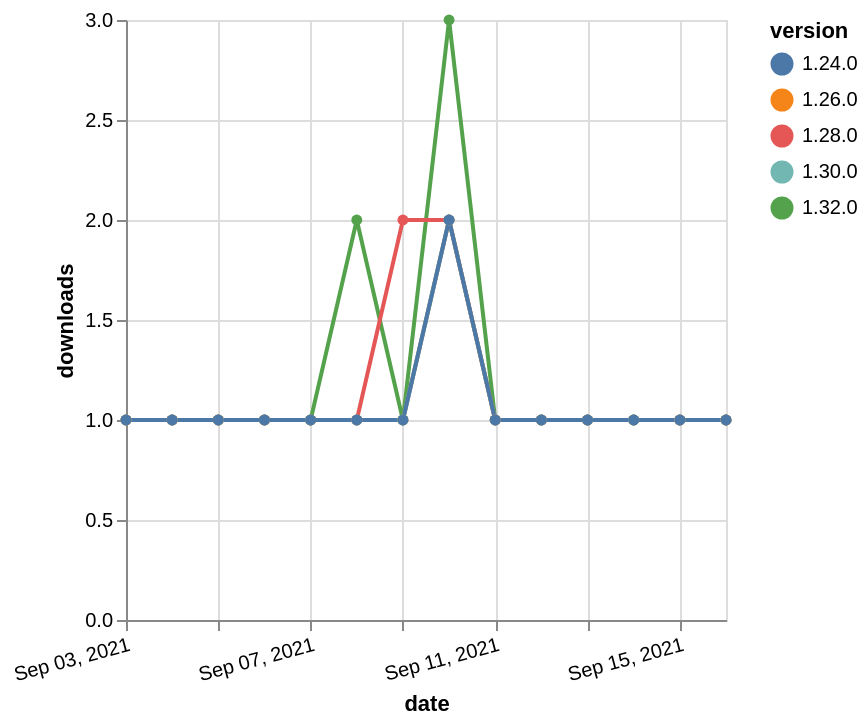

The specification (Vega-Lite) saved for this image:
### Vega-Lite specification from a JSON file in a GitHub repository (floating-point values rounded to 4 significant figures)
{"$schema": "https://vega.github.io/schema/vega-lite/v5.json", "description": "A simple bar chart with embedded data.", "data": {"values": [{"date": "2021-09-03", "total": 193, "delta": 1, "version": "1.32.0"}, {"date": "2021-09-04", "total": 194, "delta": 1, "version": "1.32.0"}, {"date": "2021-09-05", "total": 195, "delta": 1, "version": "1.32.0"}, {"date": "2021-09-06", "total": 196, "delta": 1, "version": "1.32.0"}, {"date": "2021-09-07", "total": 197, "delta": 1, "version": "1.32.0"}, {"date": "2021-09-08", "total": 199, "delta": 2, "version": "1.32.0"}, {"date": "2021-09-09", "total": 200, "delta": 1, "version": "1.32.0"}, {"date": "2021-09-10", "total": 203, "delta": 3, "version": "1.32.0"}, {"date": "2021-09-11", "total": 204, "delta": 1, "version": "1.32.0"}, {"date": "2021-09-12", "total": 205, "delta": 1, "version": "1.32.0"}, {"date": "2021-09-13", "total": 206, "delta": 1, "version": "1.32.0"}, {"date": "2021-09-14", "total": 207, "delta": 1, "version": "1.32.0"}, {"date": "2021-09-15", "total": 208, "delta": 1, "version": "1.32.0"}, {"date": "2021-09-16", "total": 209, "delta": 1, "version": "1.32.0"}, {"date": "2021-09-03", "total": 199, "delta": 1, "version": "1.28.0"}, {"date": "2021-09-04", "total": 200, "delta": 1, "version": "1.28.0"}, {"date": "2021-09-05", "total": 201, "delta": 1, "version": "1.28.0"}, {"date": "2021-09-06", "total": 202, "delta": 1, "version": "1.28.0"}, {"date": "2021-09-07", "total": 203, "delta": 1, "version": "1.28.0"}, {"date": "2021-09-08", "total": 204, "delta": 1, "version": "1.28.0"}, {"date": "2021-09-09", "total": 206, "delta": 2, "version": "1.28.0"}, {"date": "2021-09-10", "total": 208, "delta": 2, "version": "1.28.0"}, {"date": "2021-09-11", "total": 209, "delta": 1, "version": "1.28.0"}, {"date": "2021-09-12", "total": 210, "delta": 1, "version": "1.28.0"}, {"date": "2021-09-13", "total": 211, "delta": 1, "version": "1.28.0"}, {"date": "2021-09-14", "total": 212, "delta": 1, "version": "1.28.0"}, {"date": "2021-09-15", "total": 213, "delta": 1, "version": "1.28.0"}, {"date": "2021-09-16", "total": 214, "delta": 1, "version": "1.28.0"}, {"date": "2021-09-03", "total": 194, "delta": 1, "version": "1.26.0"}, {"date": "2021-09-04", "total": 195, "delta": 1, "version": "1.26.0"}, {"date": "2021-09-05", "total": 196, "delta": 1, "version": "1.26.0"}, {"date": "2021-09-06", "total": 197, "delta": 1, "version": "1.26.0"}, {"date": "2021-09-07", "total": 198, "delta": 1, "version": "1.26.0"}, {"date": "2021-09-08", "total": 199, "delta": 1, "version": "1.26.0"}, {"date": "2021-09-09", "total": 200, "delta": 1, "version": "1.26.0"}, {"date": "2021-09-10", "total": 202, "delta": 2, "version": "1.26.0"}, {"date": "2021-09-11", "total": 203, "delta": 1, "version": "1.26.0"}, {"date": "2021-09-12", "total": 204, "delta": 1, "version": "1.26.0"}, {"date": "2021-09-13", "total": 205, "delta": 1, "version": "1.26.0"}, {"date": "2021-09-14", "total": 206, "delta": 1, "version": "1.26.0"}, {"date": "2021-09-15", "total": 207, "delta": 1, "version": "1.26.0"}, {"date": "2021-09-16", "total": 208, "delta": 1, "version": "1.26.0"}, {"date": "2021-09-03", "total": 161, "delta": 1, "version": "1.30.0"}, {"date": "2021-09-04", "total": 162, "delta": 1, "version": "1.30.0"}, {"date": "2021-09-05", "total": 163, "delta": 1, "version": "1.30.0"}, {"date": "2021-09-06", "total": 164, "delta": 1, "version": "1.30.0"}, {"date": "2021-09-07", "total": 165, "delta": 1, "version": "1.30.0"}, {"date": "2021-09-08", "total": 166, "delta": 1, "version": "1.30.0"}, {"date": "2021-09-09", "total": 167, "delta": 1, "version": "1.30.0"}, {"date": "2021-09-10", "total": 169, "delta": 2, "version": "1.30.0"}, {"date": "2021-09-11", "total": 170, "delta": 1, "version": "1.30.0"}, {"date": "2021-09-12", "total": 171, "delta": 1, "version": "1.30.0"}, {"date": "2021-09-13", "total": 172, "delta": 1, "version": "1.30.0"}, {"date": "2021-09-14", "total": 173, "delta": 1, "version": "1.30.0"}, {"date": "2021-09-15", "total": 174, "delta": 1, "version": "1.30.0"}, {"date": "2021-09-16", "total": 175, "delta": 1, "version": "1.30.0"}, {"date": "2021-09-03", "total": 244, "delta": 1, "version": "1.24.0"}, {"date": "2021-09-04", "total": 245, "delta": 1, "version": "1.24.0"}, {"date": "2021-09-05", "total": 246, "delta": 1, "version": "1.24.0"}, {"date": "2021-09-06", "total": 247, "delta": 1, "version": "1.24.0"}, {"date": "2021-09-07", "total": 248, "delta": 1, "version": "1.24.0"}, {"date": "2021-09-08", "total": 249, "delta": 1, "version": "1.24.0"}, {"date": "2021-09-09", "total": 250, "delta": 1, "version": "1.24.0"}, {"date": "2021-09-10", "total": 252, "delta": 2, "version": "1.24.0"}, {"date": "2021-09-11", "total": 253, "delta": 1, "version": "1.24.0"}, {"date": "2021-09-12", "total": 254, "delta": 1, "version": "1.24.0"}, {"date": "2021-09-13", "total": 255, "delta": 1, "version": "1.24.0"}, {"date": "2021-09-14", "total": 256, "delta": 1, "version": "1.24.0"}, {"date": "2021-09-15", "total": 257, "delta": 1, "version": "1.24.0"}, {"date": "2021-09-16", "total": 258, "delta": 1, "version": "1.24.0"}]}, "width": "container", "mark": {"type": "line", "point": {"filled": true}}, "encoding": {"x": {"field": "date", "type": "temporal", "timeUnit": "yearmonthdate", "title": "date", "axis": {"labelAngle": -15}}, "y": {"field": "delta", "type": "quantitative", "title": "downloads"}, "color": {"field": "version", "type": "nominal"}, "tooltip": {"field": "delta"}}}
